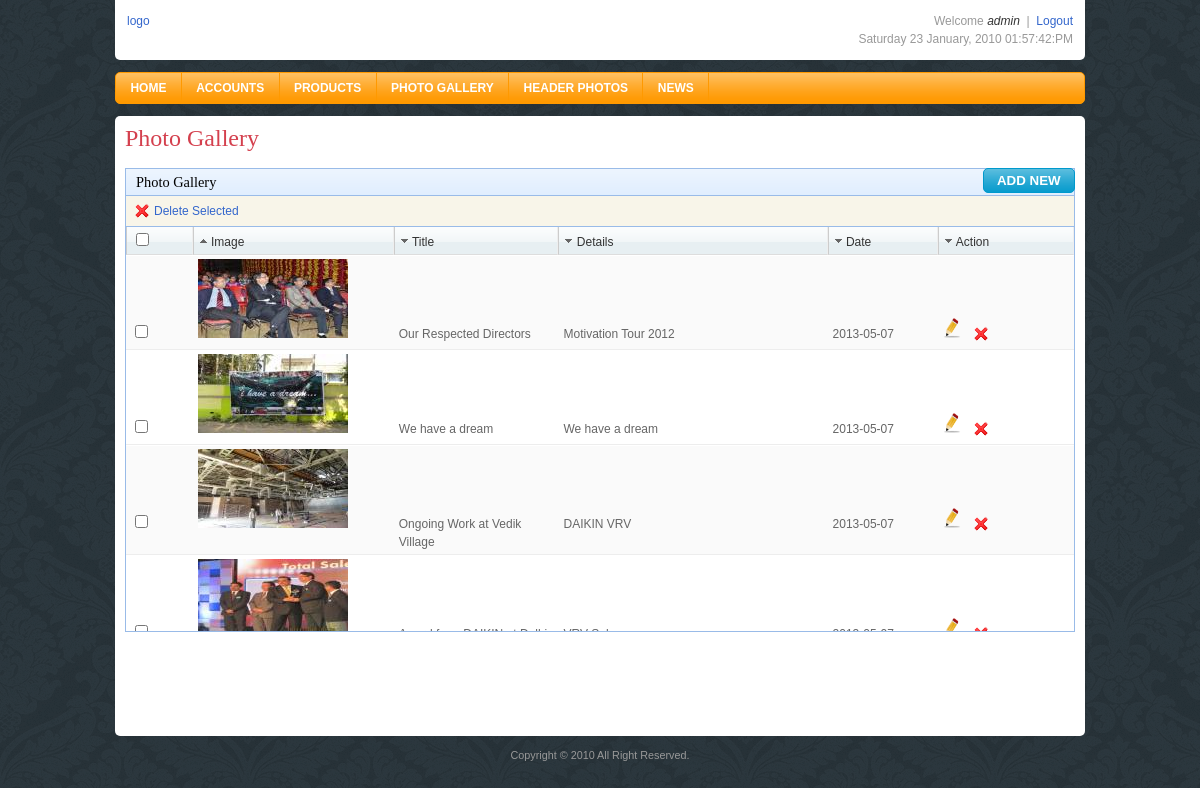
The page /admin/gallery_photo_list.php (signed in) on the database its author committed.
### tables this page shows
CREATE TABLE IF NOT EXISTS `photo_gallery_upload` (
  `id` int(11) NOT NULL AUTO_INCREMENT,
  `photo_name` varchar(255) NOT NULL,
  `date` date NOT NULL,
  `details` varchar(255) NOT NULL,
  `title` varchar(255) NOT NULL,
  PRIMARY KEY (`id`)
);

### admin/gallery_photo_list.php (the view, shortened to what this page needs)
<!DOCTYPE html PUBLIC "-//W3C//DTD XHTML 1.0 Transitional//EN" "http://www.w3.org/TR/xhtml1/DTD/xhtml1-transitional.dtd">
<html xmlns="http://www.w3.org/1999/xhtml">
<head>
<link rel="stylesheet" type="text/css" href="css/reset.css" media="screen, projection" />
<link rel="stylesheet" type="text/css" href="css/style.css" />
</head>
<body>
<div class="container" id="gallery_photo_list">
    <?php include("includes/header.php"); ?>
	<?php
    $query= "SELECT * FROM photo_gallery_upload order by id DESC";
$result = mysql_query($query);
?>
    <div class="content" >
    <h1>Photo Gallery</h1>
    <div class="floatr"><input type="button" name="btn" id="add_galleryphoto" value="Add New"  /></div>
    <div class="grid">
    <h3>Photo Gallery</h3>
    <div class="topbar">
    <input type="button" name="multiple_galleryphoto_delete" id="multiple_galleryphoto_delete" value="Delete Selected" class="btn-delete1" />
    </div>
    <div class="wrapp" >
    <table width="100%" border="0" cellpadding="0" cellspacing="0">
          <tr>
            <th class="th" width="41"><input type="checkbox" name="check" /></th>
            <th width="132" class="th" onmouseover="this.className='th2'" onmouseout="this.className='th'"><a href="#" class="asc"><img src="images/arrow-des.gif" alt="descending" /></a> Image</th>
            <th width="119" class="th" onmouseover="this.className='th2'" onmouseout="this.className='th'"><a href="#" class="asc"><img src="images/arrow-ass.gif" alt="ascending" /></a> Title</th>
            <th width="202" class="th" onmouseover="this.className='th2'" onmouseout="this.className='th'"><a href="#" class="asc"><img src="images/arrow-ass.gif" alt="ascending" /></a> Details </th>
            <th width="76" class="th" onmouseover="this.className='th2'" onmouseout="this.className='th'"><a href="#" class="asc"><img src="images/arrow-ass.gif" alt="ascending" /></a> Date</th>
        	<th width="96" class="th" onmouseover="this.className='th2'" onmouseout="this.className='th'"><a href="#" class="asc"><img src="images/arrow-ass.gif" alt="ascending" /></a> Action </th>
          </tr>
		  <?php
		  $i=1;
while( $row = mysql_fetch_array($result)) {
		  ?>
          <tr onmouseover="this.className='rollover'"<?php if($i%2==0){ ?> onmouseout="this.className='tr1'"<?php } else {?>onmouseout="this.className='tr2'" class="tr2" <?php } ?> >
            <td><input type="checkbox" name="gallery_id[]" id="gallery_id[]" value="<?php echo $row['id'];?>" />
			</td>
            <td><img src="uploads/photo_gallery/thumbnail_photo/<?php echo $row["photo_name"];?>" /></td>
            <td><?php echo $row["title"];?></td>
            <td><?php echo $row["details"];?></td>
            <td><?php echo $row["date"];?></td>
			<td><a href="edit_gallery.php?gallery_id=<?php echo $row["id"];?>"><img src="images/edit-icon.png" height="20px;" width="18px;" /></a>&nbsp;&nbsp;<input type="button" name="singledeletegalleryphoto" id="singledeletegalleryphoto" value=""  class="btn-delete" /></td>
          </tr>
		  <?php
		  $i++;
				}
		  ?>
        </table>
    </div>
    </div>
    </div>
<p class="copy">Copyright &copy; 2010 All Right Reserved.</p>
</div>
</body>
</html>

### admin/css/style.css (style rules this page uses)
.loginbox,.login #logo,input[type=submit],input[type=reset],input[type=button],#navigation,.content { -moz-border-radius:5px; -webkit-border-radius:5px; }
.content { background:#fff; padding:10px; min-height:600px }
.copy { text-align:center; color:#999; margin-top:1em; font-size:90% }
.grid th,.grid th1 { background:#e7eff2 url(../images/bgnav2.png) repeat-x 0 -10px; border-bottom:1px solid #ddd; border-right:1px solid #eee; border-left:1px solid #ccc; text-align:left; padding:3px 5px; font-weight:normal; }
.grid td,.grid .tr1 td { border-bottom:1px solid #ededed; border-top:1px solid #fff; padding:3px 5px; color:#666 }
.grid .tr2 td { background:#fafafa; }
.grid { border:1px solid #99bbe8; margin-bottom:1em; }
.grid h3 { border-bottom:1px solid #99bbe8; margin:0; padding:6px 10px; background:#dfedfe url(../images/bgnav.png) repeat-x 0 -5px; color:#000 }
.grid .wrapp { width:100%; height:404px; overflow:auto }
.grid input[type=checkbox] { top:0 }
.grid .topbar { background:#f8f5e9; border-bottom:1px solid #99bbe8; padding:3px; color:#999 }
input.btn-delete { background:url(../images/cross.png) no-repeat 5px 4px; }
input.btn-delete1 { background:url(../images/cross.png) no-repeat 5px 4px; }
input.btn-active,input.btn-deactive,input.btn-delete,input.btn-delete1 { border:0; font:normal 12px arial; padding:5px 5px 5px 25px; color:#36c; text-transform:none; cursor:pointer;-moz-border-radius:0; -webkit-border-radius:0; }

### rows shown on the page
photo_gallery_upload: photo_name (picture), title "Our Respected Directors", details "Motivation Tour 2012", date "2013-05-07"
photo_gallery_upload: photo_name (picture), title "We have a dream", details "We have a dream", date "2013-05-07"
photo_gallery_upload: photo_name (picture), title "Ongoing Work at Vedik Village", details "DAIKIN VRV", date "2013-05-07"
photo_gallery_upload: photo_name (picture)

### other values the page prints
$_SESSION['first_name'] "admin"
